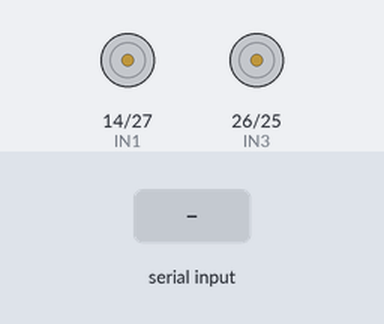
This sketch was run on a simulated ESP32. On the bench: motor-driver pin pairs drawn as motors (green arrow = first pin HIGH = forward, orange = second pin HIGH = backward, longer = more drive). The inputs (shaded band) are chosen by the test bench. Nothing arrives over Bluetooth unless stated.

Above: at 1.2 s.
1.3 s: "F" received over the second serial link
At 2.0 s:
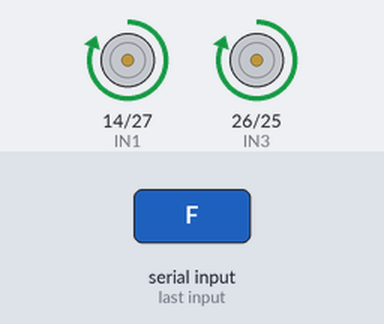
2.8 s: "B" received over the second serial link
At 3.2 s:
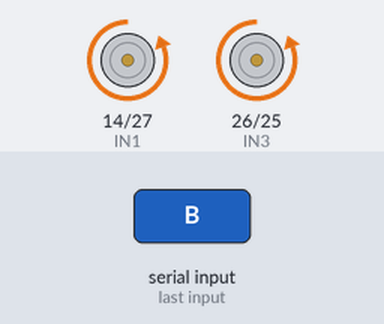
4.3 s: "L" received over the second serial link
At 5.5 s:
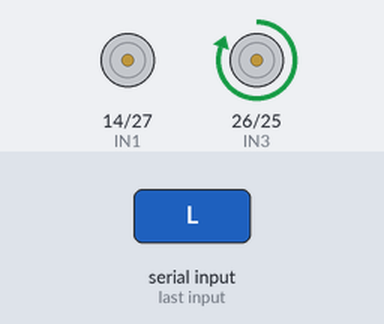
5.8 s: "R" received over the second serial link
At 6.7 s:
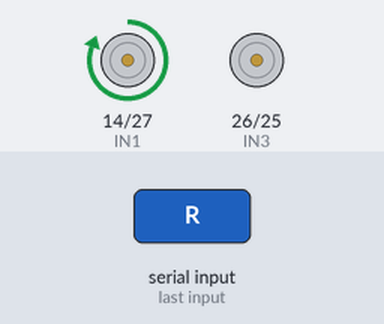
7.3 s: "S" received over the second serial link
At 7.8 s:
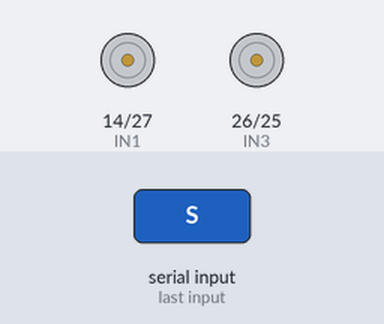
Timing chart, 0 to 9.8 s (numbered marks = the images above; inputs shaded):
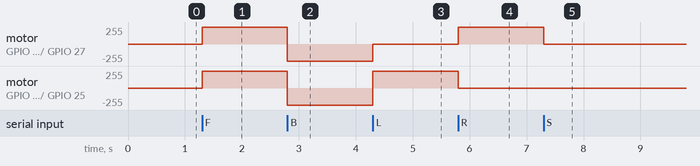

The sketch:

rcccaresp.ino
```cpp
#include <BluetoothSerial.h>
BluetoothSerial SerialBT;

// Motor driver pins
#define IN1  14
#define IN2  27
#define IN3  26
#define IN4  25

void setup() {
  Serial.begin(115200);
  SerialBT.begin("Sentron"); // Bluetooth name

  pinMode(IN1, OUTPUT);
  pinMode(IN2, OUTPUT);
  pinMode(IN3, OUTPUT);
  pinMode(IN4, OUTPUT);

  stopCar();
}

void loop() {
  if (SerialBT.available()) {
    char command = SerialBT.read();
    handleCommand(command);
  }
}

void handleCommand(char cmd) {
  switch (cmd) {
    case 'F': // Forward
      moveForward();
      break;
    case 'B': // Backward
      moveBackward();
      break;
    case 'L': // Turn Left
      turnLeft();
      break;
    case 'R': // Turn Right
      turnRight();
      break;
    case 'S': // Stop
      stopCar();
      break;
  }
}

void moveForward() {
  digitalWrite(IN1, HIGH);
  digitalWrite(IN2, LOW);
  digitalWrite(IN3, HIGH);
  digitalWrite(IN4, LOW);
}

void moveBackward() {
  // Reverse both motors
  digitalWrite(IN1, LOW);
  digitalWrite(IN2, HIGH);
  digitalWrite(IN3, LOW);
  digitalWrite(IN4, HIGH);
}

void turnLeft() {
  // Right motor forward, left motor stop
  digitalWrite(IN1, LOW);
  digitalWrite(IN2, LOW);
  digitalWrite(IN3, HIGH);
  digitalWrite(IN4, LOW);
}

void turnRight() {
  // Left motor forward, right motor stop
  digitalWrite(IN1, HIGH);
  digitalWrite(IN2, LOW);
  digitalWrite(IN3, LOW);
  digitalWrite(IN4, LOW);
}

void stopCar() {
  digitalWrite(IN1, LOW);
  digitalWrite(IN2, LOW);
  digitalWrite(IN3, LOW);
  digitalWrite(IN4, LOW);
}
```

Measured:
- after the input at 1.3 s, motor on GPIO 14 (IN1) / GPIO 27 (IN2), motor on GPIO 26 (IN3) / GPIO 25 (IN4): stopped → forward 255/255 at once
- after the input at 2.8 s, motor on GPIO 14 (IN1) / GPIO 27 (IN2), motor on GPIO 26 (IN3) / GPIO 25 (IN4): forward 255/255 → backward 255/255 at once
- after the input at 4.3 s, motor on GPIO 14 (IN1) / GPIO 27 (IN2): backward 255/255 → stopped at once; motor on GPIO 26 (IN3) / GPIO 25 (IN4): backward 255/255 → forward 255/255 at once
- after the input at 5.8 s, motor on GPIO 14 (IN1) / GPIO 27 (IN2): stopped → forward 255/255 at once; motor on GPIO 26 (IN3) / GPIO 25 (IN4): forward 255/255 → stopped at once
- after the input at 7.3 s, motor on GPIO 14 (IN1) / GPIO 27 (IN2): forward 255/255 → stopped at once
